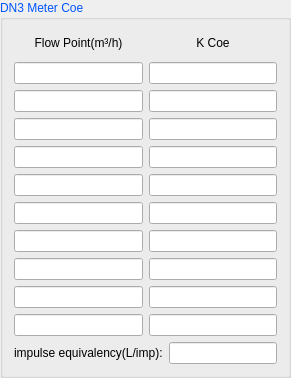
         <widget class="QGroupBox" name="gBox_DN3">
          <property name="palette">
           <palette>
            <active>
             <colorrole role="WindowText">
              <brush brushstyle="SolidPattern">
               <color alpha="255">
                <red>0</red>
                <green>85</green>
                <blue>255</blue>
               </color>
              </brush>
             </colorrole>
            </active>
            <inactive>
             <colorrole role="WindowText">
              <brush brushstyle="SolidPattern">
               <color alpha="255">
                <red>0</red>
                <green>85</green>
                <blue>255</blue>
               </color>
              </brush>
             </colorrole>
            </inactive>
            <disabled>
             <colorrole role="WindowText">
              <brush brushstyle="SolidPattern">
               <color alpha="255">
                <red>120</red>
                <green>120</green>
                <blue>120</blue>
               </color>
              </brush>
             </colorrole>
            </disabled>
           </palette>
          </property>
          <property name="title">
           <string>DN3 Meter Coe</string>
          </property>
          <layout class="QVBoxLayout" name="verticalLayout_5">
           <item>
            <layout class="QHBoxLayout" name="horizontalLayout_4">
             <item>
              <layout class="QVBoxLayout" name="verticalLayout_3">
               <item>
                <widget class="QLabel" name="label_17">
                 <property name="sizePolicy">
                  <sizepolicy hsizetype="Preferred" vsizetype="Fixed">
                   <horstretch>0</horstretch>
                   <verstretch>0</verstretch>
                  </sizepolicy>
                 </property>
                 <property name="minimumSize">
                  <size>
                   <width>60</width>
                   <height>25</height>
                  </size>
                 </property>
                 <property name="palette">
                  <palette>
                   <active>
                    <colorrole role="WindowText">
                     <brush brushstyle="SolidPattern">
                      <color alpha="255">
                       <red>0</red>
                       <green>0</green>
                       <blue>0</blue>
                      </color>
                     </brush>
                    </colorrole>
                   </active>
                   <inactive>
                    <colorrole role="WindowText">
                     <brush brushstyle="SolidPattern">
                      <color alpha="255">
                       <red>0</red>
                       <green>0</green>
                       <blue>0</blue>
                      </color>
                     </brush>
                    </colorrole>
                   </inactive>
                   <disabled>
                    <colorrole role="WindowText">
                     <brush brushstyle="SolidPattern">
                      <color alpha="255">
                       <red>120</red>
                       <green>120</green>
                       <blue>120</blue>
                      </color>
                     </brush>
                    </colorrole>
                   </disabled>
                  </palette>
                 </property>
                 <property name="text">
                  <string>&lt;html&gt;&lt;head/&gt;&lt;body&gt;&lt;p align=&quot;center&quot;&gt;Flow Point(m³/h)&lt;/p&gt;&lt;/body&gt;&lt;/html&gt;</string>
                 </property>
                </widget>
               </item>
               <item>
                <widget class="QLineEdit" name="lineEdit_DN3_FLowPoint_1"/>
               </item>
               <item>
                <widget class="QLineEdit" name="lineEdit_DN3_FLowPoint_2"/>
               </item>
               <item>
                <widget class="QLineEdit" name="lineEdit_DN3_FLowPoint_3"/>
               </item>
               <item>
                <widget class="QLineEdit" name="lineEdit_DN3_FLowPoint_4"/>
               </item>
               <item>
                <widget class="QLineEdit" name="lineEdit_DN3_FLowPoint_5"/>
               </item>
               <item>
                <widget class="QLineEdit" name="lineEdit_DN3_FLowPoint_6"/>
               </item>
               <item>
                <widget class="QLineEdit" name="lineEdit_DN3_FLowPoint_7"/>
               </item>
               <item>
                <widget class="QLineEdit" name="lineEdit_DN3_FLowPoint_8"/>
               </item>
               <item>
                <widget class="QLineEdit" name="lineEdit_DN3_FLowPoint_9"/>
               </item>
               <item>
                <widget class="QLineEdit" name="lineEdit_DN3_FLowPoint_10"/>
               </item>
              </layout>
             </item>
             <item>
              <layout class="QVBoxLayout" name="verticalLayout_4">
               <item>
                <widget class="QLabel" name="label_18">
                 <property name="sizePolicy">
                  <sizepolicy hsizetype="Preferred" vsizetype="Fixed">
                   <horstretch>0</horstretch>
                   <verstretch>0</verstretch>
                  </sizepolicy>
                 </property>
                 <property name="minimumSize">
                  <size>
                   <width>50</width>
                   <height>25</height>
                  </size>
                 </property>
                 <property name="palette">
                  <palette>
                   <active>
                    <colorrole role="WindowText">
                     <brush brushstyle="SolidPattern">
                      <color alpha="255">
                       <red>0</red>
                       <green>0</green>
                       <blue>0</blue>
                      </color>
                     </brush>
                    </colorrole>
                   </active>
                   <inactive>
                    <colorrole role="WindowText">
                     <brush brushstyle="SolidPattern">
                      <color alpha="255">
                       <red>0</red>
                       <green>0</green>
                       <blue>0</blue>
                      </color>
                     </brush>
                    </colorrole>
                   </inactive>
                   <disabled>
                    <colorrole role="WindowText">
                     <brush brushstyle="SolidPattern">
                      <color alpha="255">
                       <red>120</red>
                       <green>120</green>
                       <blue>120</blue>
                      </color>
                     </brush>
                    </colorrole>
                   </disabled>
                  </palette>
                 </property>
                 <property name="text">
                  <string>&lt;html&gt;&lt;head/&gt;&lt;body&gt;&lt;p align=&quot;center&quot;&gt;K Coe&lt;/p&gt;&lt;/body&gt;&lt;/html&gt;</string>
                 </property>
                </widget>
               </item>
               <item>
                <widget class="QLineEdit" name="lineEdit_DN3_KCoe_1"/>
               </item>
               <item>
                <widget class="QLineEdit" name="lineEdit_DN3_KCoe_2"/>
               </item>
               <item>
                <widget class="QLineEdit" name="lineEdit_DN3_KCoe_3"/>
               </item>
               <item>
                <widget class="QLineEdit" name="lineEdit_DN3_KCoe_4"/>
               </item>
               <item>
                <widget class="QLineEdit" name="lineEdit_DN3_KCoe_5"/>
               </item>
               <item>
                <widget class="QLineEdit" name="lineEdit_DN3_KCoe_6"/>
               </item>
               <item>
                <widget class="QLineEdit" name="lineEdit_DN3_KCoe_7"/>
               </item>
               <item>
                <widget class="QLineEdit" name="lineEdit_DN3_KCoe_8"/>
               </item>
               <item>
                <widget class="QLineEdit" name="lineEdit_DN3_KCoe_9"/>
               </item>
               <item>
                <widget class="QLineEdit" name="lineEdit_DN3_KCoe_10"/>
               </item>
              </layout>
             </item>
            </layout>
           </item>
           <item>
            <layout class="QHBoxLayout" name="horizontalLayout_3">
             <item>
              <widget class="QLabel" name="label_19">
               <property name="palette">
                <palette>
                 <active>
                  <colorrole role="WindowText">
                   <brush brushstyle="SolidPattern">
                    <color alpha="255">
                     <red>0</red>
                     <green>0</green>
                     <blue>0</blue>
                    </color>
                   </brush>
                  </colorrole>
                 </active>
                 <inactive>
                  <colorrole role="WindowText">
                   <brush brushstyle="SolidPattern">
                    <color alpha="255">
                     <red>0</red>
                     <green>0</green>
                     <blue>0</blue>
                    </color>
                   </brush>
                  </colorrole>
                 </inactive>
                 <disabled>
                  <colorrole role="WindowText">
                   <brush brushstyle="SolidPattern">
                    <color alpha="255">
                     <red>120</red>
                     <green>120</green>
                     <blue>120</blue>
                    </color>
                   </brush>
                  </colorrole>
                 </disabled>
                </palette>
               </property>
               <property name="text">
                <string>impulse equivalency(L/imp):</string>
               </property>
              </widget>
             </item>
             <item>
              <widget class="QLineEdit" name="lineEdit_DN3_Pulse"/>
             </item>
            </layout>
           </item>
          </layout>
         </widget>
